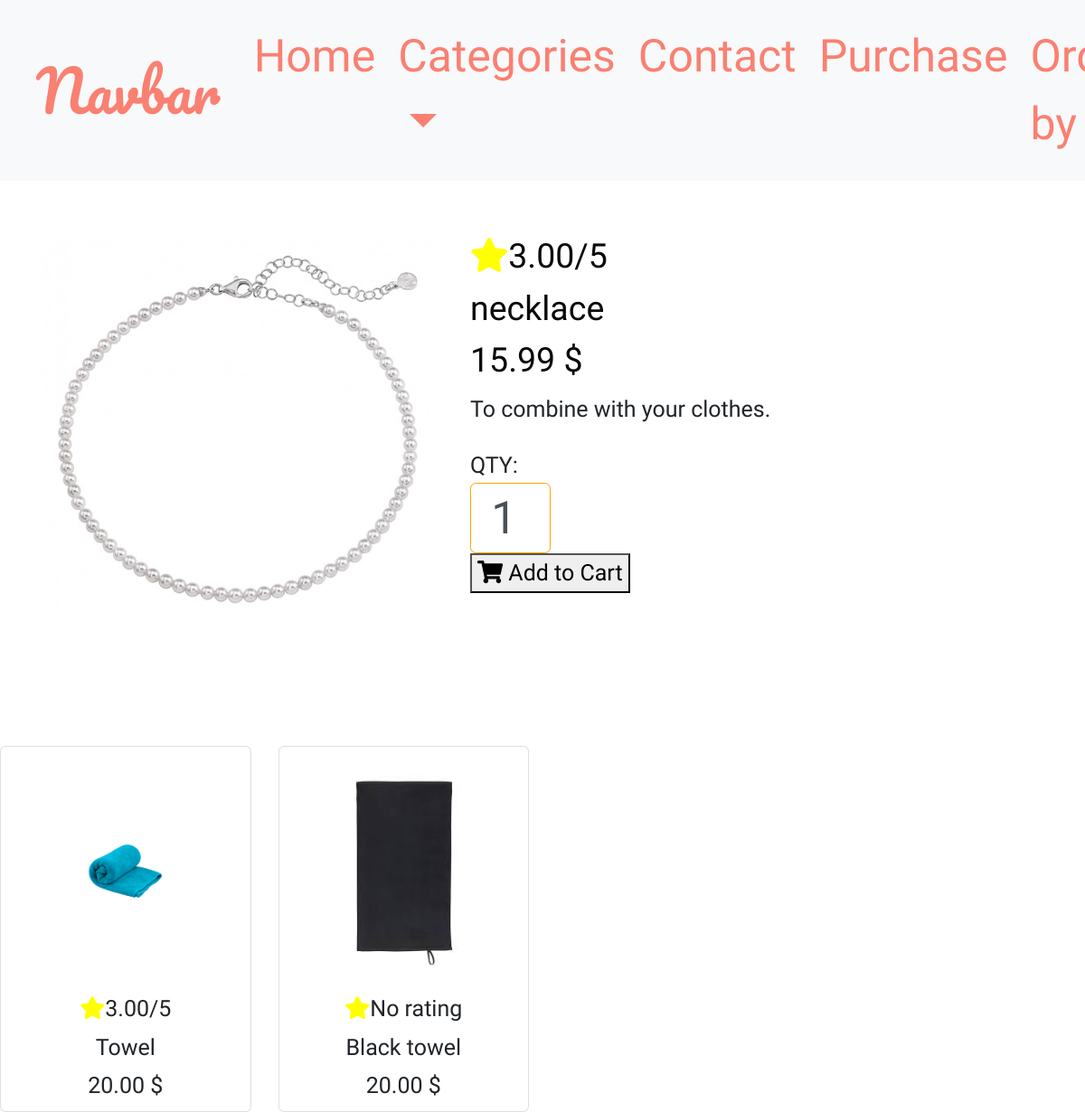
The app's page /products/3 with its own data.
### products/models.py (models this page shows, shortened)
class Product(models.Model):
    category = models.ForeignKey('Category', on_delete=models.CASCADE)
    name = models.CharField(max_length=254)
    sku = models.CharField(max_length=254, null=True, blank=True)
    description = models.TextField()
    price = models.DecimalField(max_digits=6, decimal_places=2)
    rating = models.DecimalField(max_digits=6, decimal_places=2, null=True, blank=True)
    image = models.ImageField()

### products/views.py (the view)
# urls.py: path('<id>', views.product_page, name='product_id'),
def product_page(request, id):
    product=Product.objects.get(id=id)
    related_products=Product.objects.filter(category=product.category).exclude(id=id)[:4]
    context = {
        'product': product,
        'related_products': related_products,
    }
    return render(request, 'products/product_id.html', context)

### bag/context.py (called while the page is built, shortened)
def bag_contents(request):
    bag_items = []
    total = 0
    product_count = 0
    bag = request.session.get('bag', {})
    if total > 50:
        delivery = 0
    else:
        delivery = 5
    grand_total = delivery + total
    context = {
        'bag_items': bag_items,
        'total': total,
        'product_count': product_count,
        'delivery': delivery,
        'grand_total': grand_total,
    }
    return context

### products/templates/products/product_id.html (shortened to what this page needs)
{% extends "base.html" %}
{% load static %}
{% block page_header %}
    <div class="container header-container">
        <div class="row">
            <div class="col"></div>
        </div>
    </div>
{% endblock %}
{% block content %}
<div class="container single-product">
    <div class="row">
        <div class="col-lg-5 ">
            <div class="image-container">
            {% if product.image %}
            <img class=" img-fluid" src="{{ product.image.url }}" alt="{{ product.name }}"  class="card-img-top" width = "100%">
            </div>
        </div>
        <div class="col-lg-5">
            <h4><i style="color:yellow;"class="fa fa-star" style="font-size: small;"></i>{{ product.rating }}/5</h4>
            {% else %}
            <h4><i class="fa fa-star" style="font-size: small;"></i>No rating</h4>
            {% endif %}
            <h4>{{ product.name }}</h4>
            <h4>{{ product.price }} $</h4>
            <p>{{ product.description }}</p>
            <div>
                <form class="form" action="{% url 'add_to_bag' product.id %}" method="POST">
                    <div id="SelectedProduct">
                        <div class="qty-input">
                            <span class="text-uppercase">QTY: </span>
                            <input class="form-control qty_input" type="number" name="quantity" value="1" min="1" max="99" data-item_id="{{ product.id }}" id="id_qty_{{ product.id }}">
                            <button type="submit" {% if product.amount < 1  %} disabled {% endif %} class="primary-btn " value="Add to Bag">
                                <i class="fa fa-shopping-cart"></i> Add to Cart
                            </button>
                        </div>
                    </div>
                </form>
            </div>
        </div>
    </div>
</div>
<div class="row" style="margin-top: 10%;">
    {% for product in related_products %}
        <div class="col-lg-3">
            <div class="card related-product">
               <a href="{% url 'product_id' product.id %}">
                 <div class="card-body">
                     <img class=" card-img-top" src="{{ product.image.url }}" alt="{{ product.name }}">
                 </div>
               </a>
               <div class="card-content">
                 {% if product.rating %}
                 <h6 class="text-center"><i style="color:yellow;" class="fa fa-star" style="font-size: small;"></i>{{ product.rating }}/5</h6>
                 {% else %}
                 <h6 class="text-center"><i style="color:yellow;" class="fa fa-star" style="font-size: small;"></i>No rating</h6>
                 {% endif %}
                 <h6 class="text-center">{{ product.name }}</h6>
                 <h6 class="text-center">{{ product.price }} $</h6>
               </div>
            </div>
       </div>
    {% endfor %}
</div>
{% endblock %}

### static/css/base.css (style rules this page uses)
:root { --black:#2c2c54; --orange:#ff9f1a; }
html, body { font-family: 'Dongle'; font-size: 25px; overflow: auto; }
.single-product { margin-top: 5%; }
.single-product h4 { font-size: 1.5rem; color: #0a0a0a; }
.single-product input { width: 20%; height: 15%; padding-left: 5%; font-size: 2rem; border: 1px solid orange; margin-right:10%; }

### records on screen
Product: image (picture), rating "3.00", name "necklace", price "15.99", description "To combine with your clothes."
Product: image (picture), rating "3.00", name "Towel", price "20.00"
Product: image (picture), shows "No rating", name "Black towel", price "20.00"
